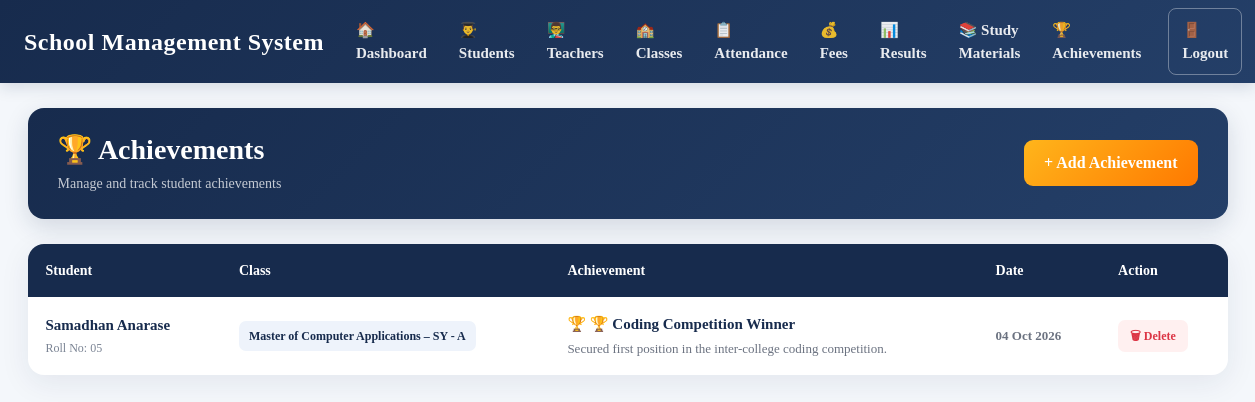
Page /achievements/ (signed in) on the committed database.
### school/models.py (models this page shows, shortened)
class Achievement(models.Model):
    student = models.ForeignKey(
        Student,
        on_delete=models.CASCADE
    )
    title = models.CharField(
        max_length=200
    )
    description = models.TextField(
        blank=True
    )
    date = models.DateField(
        auto_now_add=True
    )

class Student(models.Model):
    user = models.OneToOneField(
        User,
        on_delete=models.CASCADE,
        null=True,
        blank=True,
        related_name='student_profile'
    )
    name = models.CharField(
        max_length=100
    )
    roll_no = models.CharField(
        max_length=20,
        unique=True
    )
    email = models.EmailField(
        blank=True
    )
    phone = models.CharField(
        max_length=15,
        blank=True
    )
    school_class = models.ForeignKey(
        SchoolClass,
        on_delete=models.PROTECT
    )
    admission_date = models.DateField(
        auto_now_add=True
    )

class SchoolClass(models.Model):
    name = models.CharField(max_length=50)
    section = models.CharField(
        max_length=10,
        default='A'
    )
    def __str__(self):
        return f"{self.name} - {self.section}"

### school/views.py (the view)
@login_required
def achievement_list(request):
    achievements = (
        Achievement.objects
        .select_related(
            'student',
            'student__school_class'
        )
        .order_by('-date', '-id')
    )
    students = (
        Student.objects
        .select_related('school_class')
        .order_by('roll_no')
    )
    return render(
        request,
        'achievements.html',
        {
            'achievements': achievements,
            'students': students,
        }
    )

### school/templates/achievements.html (shortened to what this page needs)
{% extends 'base.html' %}
{% load static %}
{% block content %}
<div class="achievement-page">
    <div class="achievement-header">
        <div>
            <h2>
                🏆 Achievements
            </h2>
            <p>
                Manage and track student achievements
            </p>
        </div>
        <a
            href="{% url 'achievement_add' %}"
            class="add-achievement-btn">
            + Add Achievement
        </a>
    </div>
    <div class="achievement-card">
        {% if achievements %}
            <table class="achievement-table">
                <thead>
                    <tr>
                        <th>
                            Student
                        </th>
                        <th>
                            Class
                        </th>
                        <th>
                            Achievement
                        </th>
                        <th>
                            Date
                        </th>
                        <th>
                            Action
                        </th>
                    </tr>
                </thead>
                <tbody>
                    {% for achievement in achievements %}
                        <tr>
                            <td>
                                <div class="student-name">
                                    {{ achievement.student.name }}
                                </div>
                                <div class="student-roll">
                                    Roll No:
                                    {{ achievement.student.roll_no }}
                                </div>
                            </td>
                            <td>
                                <span class="class-badge">
                                    {{ achievement.student.school_class }}
                                </span>
                            </td>
                            <td>
                                <div class="achievement-title">
                                    🏆 {{ achievement.title }}
                                </div>
                                {% if achievement.description %}
                                    <div class="achievement-description">
                                        {{ achievement.description }}
                                    </div>
                                {% endif %}
                            </td>
                            <td>
                                <span class="achievement-date">
                                    {{ achievement.date|date:"d M Y" }}
                                </span>
                            </td>
                            <td>
                                <a
                                    href="{% url 'achievement_delete' achievement.id %}"
                                    class="delete-btn"
                                    onclick="return confirm('Are you sure you want to delete this achievement?');">
                                    🗑 Delete
                                </a>
                            </td>
                        </tr>
                    {% endfor %}
                </tbody>
            </table>
        {% endif %}
    </div>
</div>
{% endblock %}

### school/templates/base.html (style rules this page uses)
* { box-sizing: border-box; }
body { margin: 0; padding: 0; background: #f4f7fb; font-family: Constantia, Georgia, "Times New Roman", serif; color: #172b4d; }

### school/templates/achievements.html (style rules this page uses)
.achievement-page { max-width: 1200px; margin: 0 auto; }
.achievement-header { background: linear-gradient( 135deg, #172b4d, #243f68 ); color: white; padding: 25px 30px; border-radius: 16px; margin-bottom: 25px; display: flex; justify-content: space-between; align-items: center; box-shadow: 0 8px 25px rgba(23,43,77,.15); }
.achievement-header h2 { margin: 0; font-size: 28px; font-weight: 700; }
.achievement-header p { margin: 6px 0 0; color: rgba(255,255,255,.75); font-size: 14px; }
.add-achievement-btn { text-decoration: none; background: linear-gradient( 135deg, #ffb51b, #ff7900 ); color: white; padding: 11px 20px; border-radius: 9px; font-weight: 700; transition: .2s; white-space: nowrap; }
.achievement-card { background: white; border-radius: 16px; box-shadow: 0 8px 30px rgba(23,43,77,.08); overflow: hidden; }
.achievement-table { width: 100%; border-collapse: collapse; margin: 0; }
.achievement-table thead { background: #172b4d; color: white; }
.achievement-table th { padding: 16px 18px; font-size: 14px; font-weight: 700; text-align: left; white-space: nowrap; }
.achievement-table td { padding: 16px 18px; border-bottom: 1px solid #edf0f5; font-size: 14px; vertical-align: middle; }
.achievement-table tbody tr { transition: .2s; }
.achievement-table tbody tr:last-child td { border-bottom: none; }
.student-name { font-weight: 700; color: #172b4d; font-size: 15px; }
.student-roll { color: #7b8494; font-size: 12px; margin-top: 3px; }
.class-badge { display: inline-block; background: #eef3fb; color: #172b4d; padding: 6px 10px; border-radius: 7px; font-size: 12px; font-weight: 700; }
.achievement-title { color: #172b4d; font-size: 15px; font-weight: 700; margin-bottom: 4px; }
.achievement-description { color: #6b7280; font-size: 13px; max-width: 350px; }
.achievement-date { color: #6b7280; font-size: 13px; font-weight: 600; }
.delete-btn { display: inline-block; text-decoration: none; background: #fff0f0; color: #dc3545; padding: 7px 12px; border-radius: 7px; font-size: 12px; font-weight: 700; transition: .2s; }

### rows in the picture
Achievement: student.name "Samadhan Anarase", student.roll_no "05", student.school_class "Master of Computer Applications – SY - A", title "🏆 Coding Competition Winner", description "Secured first position in the inter-college coding competition.", date "04 Oct 2026"
